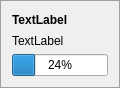
<?xml version="1.0" encoding="UTF-8"?>
<ui version="4.0">
 <class>DownloadWidget</class>
 <widget class="QFrame" name="DownloadWidget">
  <property name="geometry">
   <rect>
    <x>0</x>
    <y>0</y>
    <width>115</width>
    <height>78</height>
   </rect>
  </property>
  <property name="styleSheet">
   <string notr="true">#DownloadWidget {
  background: palette(button);
  border: 1px solid palette(dark);
  margin: 0px;
}</string>
  </property>
  <layout class="QGridLayout" name="m_topLevelLayout">
   <property name="sizeConstraint">
    <enum>QLayout::SetMinAndMaxSize</enum>
   </property>
   <item row="0" column="0">
    <widget class="QLabel" name="m_dstName">
     <property name="styleSheet">
      <string notr="true">font-weight: bold
</string>
     </property>
     <property name="text">
      <string>TextLabel</string>
     </property>
    </widget>
   </item>
   <item row="0" column="1">
    <widget class="QPushButton" name="m_cancelButton">
     <property name="sizePolicy">
      <sizepolicy hsizetype="Fixed" vsizetype="Fixed">
       <horstretch>0</horstretch>
       <verstretch>0</verstretch>
      </sizepolicy>
     </property>
     <property name="styleSheet">
      <string notr="true">QPushButton {
  margin: 1px;
  border: none;
}
QPushButton:pressed {
  margin: none;
  border: 1px solid palette(shadow);
  background: palette(midlight);
}</string>
     </property>
     <property name="flat">
      <bool>false</bool>
     </property>
    </widget>
   </item>
   <item row="1" column="0" colspan="2">
    <widget class="QLabel" name="m_srcUrl">
     <property name="maximumSize">
      <size>
       <width>350</width>
       <height>16777215</height>
      </size>
     </property>
     <property name="styleSheet">
      <string notr="true"/>
     </property>
     <property name="text">
      <string>TextLabel</string>
     </property>
    </widget>
   </item>
   <item row="2" column="0" colspan="2">
    <widget class="QProgressBar" name="m_progressBar">
     <property name="styleSheet">
      <string notr="true">font-size: 12px</string>
     </property>
     <property name="value">
      <number>24</number>
     </property>
    </widget>
   </item>
  </layout>
 </widget>
 <resources/>
 <connections/>
</ui>
